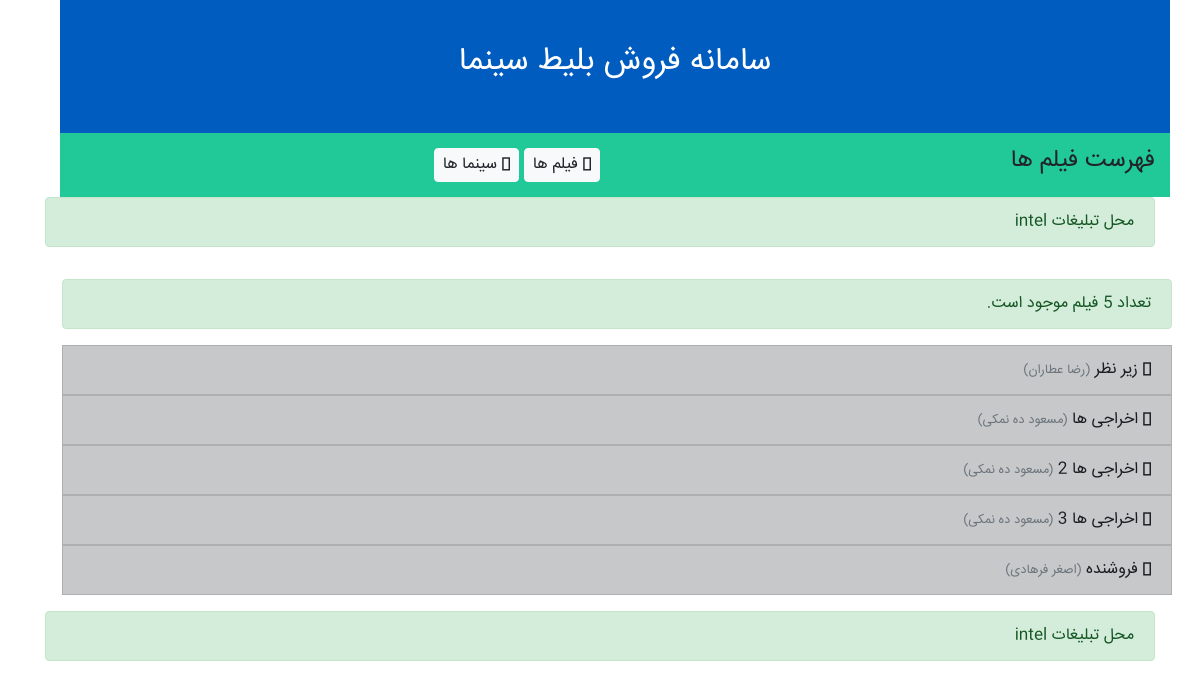
/ticketing/movie/list, run on the app's committed database.
### ticketing/models.py (models this page shows)
class Movie(models.Model):
    class Meta:
        verbose_name = "فیلم"
        verbose_name_plural = "فیلم ها"
    name = models.CharField(max_length=100, verbose_name="نام فیلم")
    director = models.CharField(max_length=50, verbose_name="کارگردان فیلم")
    year = models.IntegerField(default=1380, verbose_name="سال ساخت فیلم")
    length = models.IntegerField(default=120, verbose_name="زمان فیلم")
    description = models.TextField("توضیحات", null=True)
    poster = models.ImageField("پوستر", upload_to='imageposter/')
    def __str__(self):
        return self.name

### ticketing/views.py (the view)
# urls.py: path('movie/list', views.movie_list, name='movie_list'),
def movie_list(request):
    movies = Movie.objects.all()
    count = len(movies)
    context = {
        'movie_list': movies,
        'movie_count': count
    }
    return render(request, 'ticketing/movielsit.html', context)

### ticketing/templates/ticketing/movielsit.html (shortened to what this page needs)
{% extends "ticketing/base_page.html" %}
    {% block toolbar_title%}
        فهرست فیلم ها
    {% endblock %}
    {% block main_content %}
        <div class="row">
            <div class="col py-3">
                {% if movie_list %}
                    <p class="alert-fix alert alert-success ">تعداد {{ movie_count }} فیلم موجود است.</p>
                    <ul class="list-group" id="list-show">
                        {% for movie in movie_list %}
                           <a href="{% url "ticketing_app:movie_datails" movie_id=movie.pk %}">
                                 <li class="list-group-item list-group-item-action list-group-item-dark">
                                     <i class="fa fa-film" aria-hidden="true"></i>
                                    {{ movie }}
                                    <small class="text-muted">
                                        ({{ movie.director }})
                                    </small>
                                </li>
                           </a>
                        {% endfor %}
                    </ul>
                {% else%}
                     <div class="alert alert-danger">فیلمی وجود ندارد</div>
                {% endif %}
            </div>
        </div>
    {% endblock %}

### ticketing/static/ticketing/css/all.css (style rules this page uses)
.fa, .fas, .far, .fal, .fad, .fab { -moz-osx-font-smoothing: grayscale; -webkit-font-smoothing: antialiased; display: inline-block; font-style: normal; font-variant: normal; text-rendering: auto; line-height: 1; }
.fa-film:before { content: "\f008"; }
.fa, .fas { font-family: 'Font Awesome 5 Free'; font-weight: 900; }

### ticketing/static/ticketing/css/main.css (style rules this page uses)
#list-show { width: 100%; margin-right: -17px; }
.alert-fix { width: 100%; margin-right: -17px; }

### data on the page
Movie: name "زیر نظر", director "رضا عطاران"
Movie: name "اخراجی ها", director "مسعود ده نمکی"
Movie: director "مسعود ده نمکی"
Movie: director "مسعود ده نمکی"
Movie: name "فروشنده", director "اصغر فرهادی"

### other printed values
{{ company }} "intel intel"
